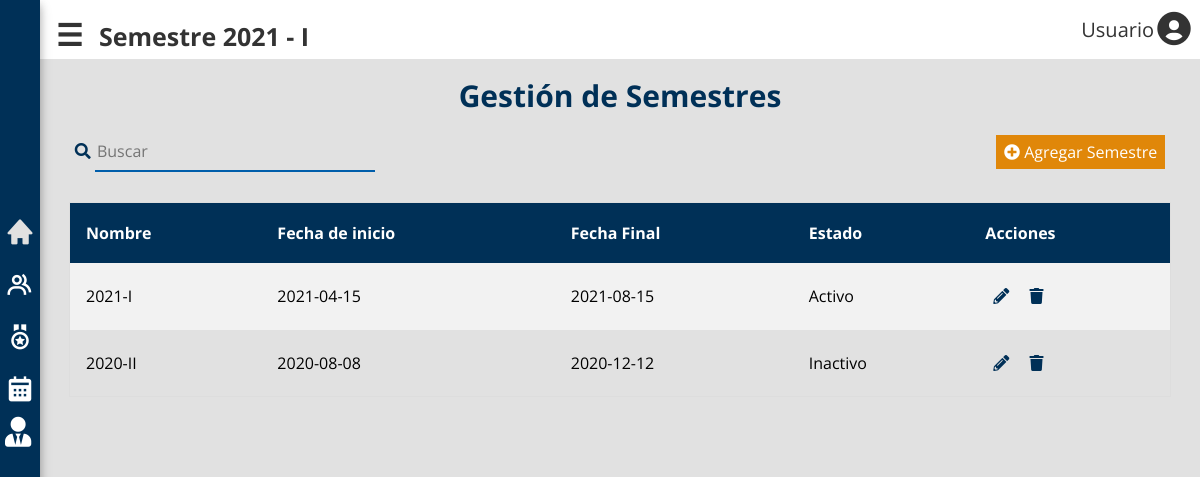
Page /semestre.php on the earlier database version.
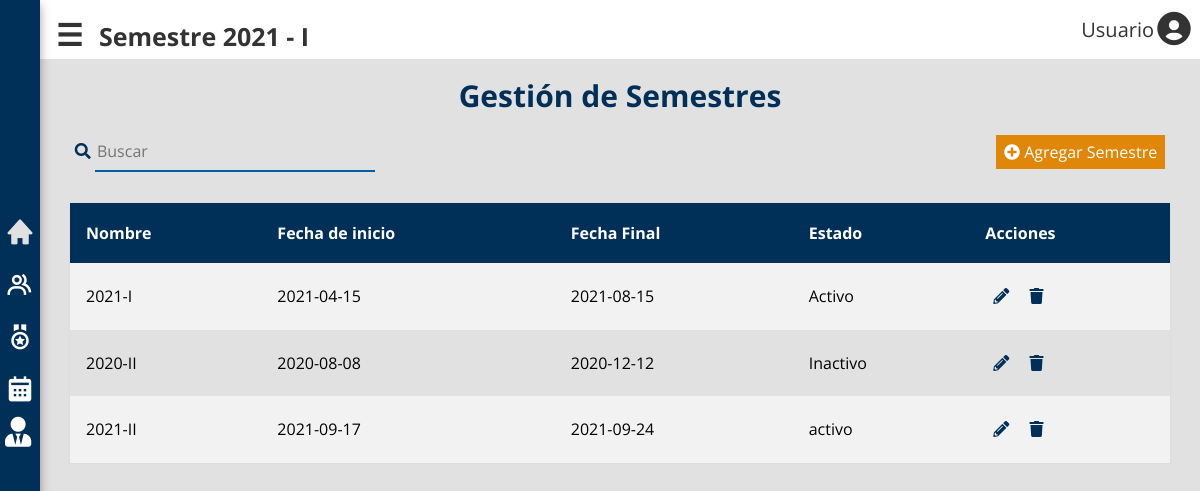
Same page on the later database version.
### tables this page shows
CREATE TABLE `semestre` (
  `idSemestre` int NOT NULL AUTO_INCREMENT,
  `nombre` varchar(45) NOT NULL,
  `fecha_inicio` date NOT NULL,
  `fecha_final` date NOT NULL,
  `estado` varchar(45) NOT NULL,
  PRIMARY KEY (`idSemestre`)
);

### classes/Semestre.php (called while the page is built, shortened)
<?php
class Semestre
{
    protected static $db;
    public function __construct($args = [])
    {
        $this->estado = $args['estado'] ?? 'Inactivo';
    }
    public static function setDB($dataBase)
    {
        self::$db = $dataBase;
    }
    public static function all()
    {
        $query = "SELECT * FROM semestre";
        $resultado = self::consultarSQL($query);
        return $resultado;
    }
    public static function consultarSQL($query)
    {
        $resultado = self::$db->query($query);
        $array = [];
        while ($registro = $resultado->fetch_assoc()) {
            $array[] = self::crearObjeto($registro);
        }
        return $array;
    }
    protected static function crearObjeto($registro)
    {
        $objeto = new self;
        foreach ($registro as $key => $value) {
            if (property_exists($objeto, $key)) {
                $objeto->$key = $value;
            }
        }
        return $objeto;
    }
}

### semestre.php (the view, shortened to what this page needs)
<?php
$semestres = Semestre::all();
?>
<div class="contenedor-grupos">
  <div class="titulo-grupos">
    <h2 class="no-margin">Gestión de Semestres</h2>
  </div>
  <div class="acciones-grupo">
    <div class="buscar">
      <i class="fas fa-search"></i>
      <input type="text" placeholder="Buscar">
    </div>
    <div class="nuevo-grupo">
      <button type="button" class="boton-grupo" id="boton-agregar-semestre" onclick="modal('modal-agregar-semestre', 'boton-agregar-semestre', 'close')">
        <i class=" fas fa-plus-circle"></i> Agregar Semestre</button>
    </div>
  </div>
  <div class="contenedor-tabla tab-beneficio">
    <table>
      <tr>
        <th>Nombre</th>
        <th>Fecha de inicio</th>
        <th>Fecha Final</th>
        <th>Estado</th>
        <th>Acciones</th>
      </tr>
      <?php foreach ($semestres as $semestre) :  ?>
        <tr>
          <td><?php echo $semestre->nombre; ?></td>
          <td><?php echo $semestre->fecha_inicio ?></td>
          <td><?php echo $semestre->fecha_final; ?></td>
          <td><?php echo $semestre->estado; ?></td>
          <td>
            <button type="button" class="boton-acciones" onclick="actualizarSemestre(<?php echo $semestre->idSemestre; ?>,'modal-agregar-semestre', 'boton', 'close')">
              <i class=" fas fa-pencil-alt"></i> </button>
            <button type="button" class="boton-acciones borrar">
              <i class="fas fa-trash"></i> </button>
          </td>
        </tr>
      <?php endforeach; ?>
    </table>
  </div>
</div>
</div>
</div>

Differences in the rows shown:
added semestre: nombre "2021-II", fecha_inicio "2021-09-17", fecha_final "2021-09-24", estado "activo"
